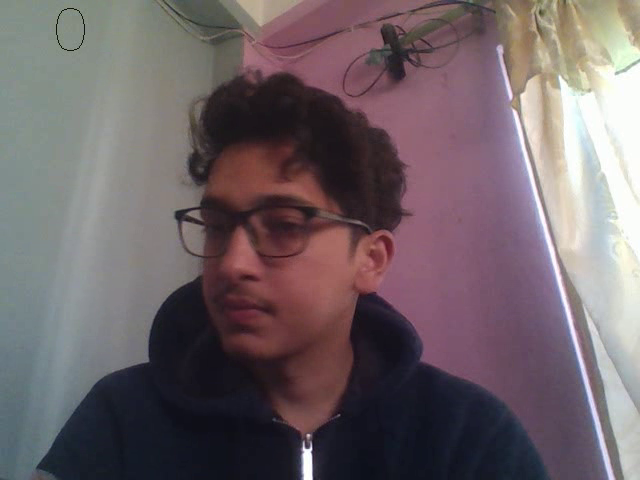
#> input picture frame 30 of 3. Face Attendance/dataset/video/bibek/bibek.avi, 640 x 480 px, given in place of the camera
$ python capture_video.py
#> lines starting #> are read from the running program, lines starting #| are printed output that depends on the picture; after the words box and inside, x2 and y2 are one past the last pixel; in counts of white or black regions, pixels touching at a corner belong together
import cv2
import os
import time
import argparse

parser = argparse.ArgumentParser(description='Process some integers.')

# pass person's name
parser.add_argument('--name',  type=str,
                    help='Name')
args = parser.parse_args()


# capture person's video using face detection

cap = cv2.VideoCapture(0)
_,frame = cap.read()
#> frame is the input picture: shape (480, 640, 3); mean B, G, R 103.3, 99, 111.3
fh, fw,_ = frame.shape
#> fh = 480; fw = 640
fps = cap.get(cv2.CAP_PROP_FPS)

# create directory
parent_directory = "../dataset/video"

if not os.path.exists(parent_directory):
    os.makedirs(parent_directory)

# save in a path
destination_path = f"../dataset/video/{args.name}"

if not os.path.isdir(destination_path):
    os.mkdir(destination_path)

out = cv2.VideoWriter(f"{destination_path}/{args.name}.avi",cv2.VideoWriter_fourcc(*'mp4v'),fps,(fw,fh))
start = time.time()

while cap.isOpened() :
    ret, frame = cap.read()
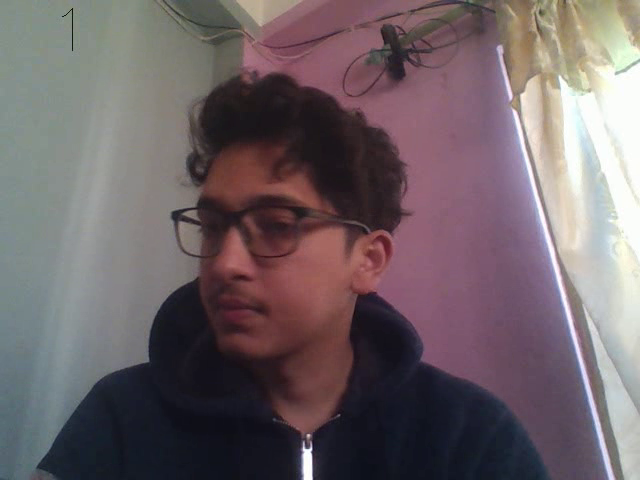
#> input picture frame 31 of 3. Face Attendance/dataset/video/bibek/bibek.avi, 640 x 480 px, given in place of the camera
#> frame is the input picture: shape (480, 640, 3); mean B, G, R 103, 98.9, 111
    frame = cv2.flip(frame,1)
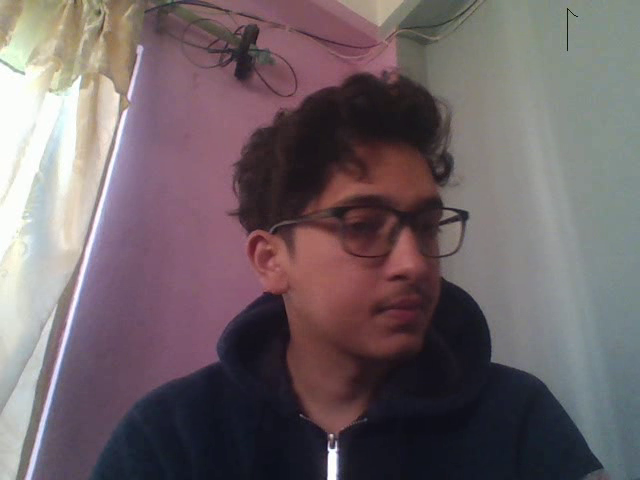
#> frame: shape (480, 640, 3); mean B, G, R 103, 98.9, 111
    count_time = int((time.time() - start))

    cv2.putText(frame, str(count_time),(50,50),cv2.FONT_HERSHEY_SIMPLEX,2,(0,25,24))
#> frame: shape (480, 640, 3); 0.04% of pixels changed, all inside (x1, y1, x2, y2) = (56, 8, 85, 51)
    out.write(frame)
    cv2.imshow("frame", frame)

    if cv2.waitKey(1) & 0xFF == ord("q") or count_time >= 10:
#> (key q is pressed here)
        break

$ run again, starting later in the video
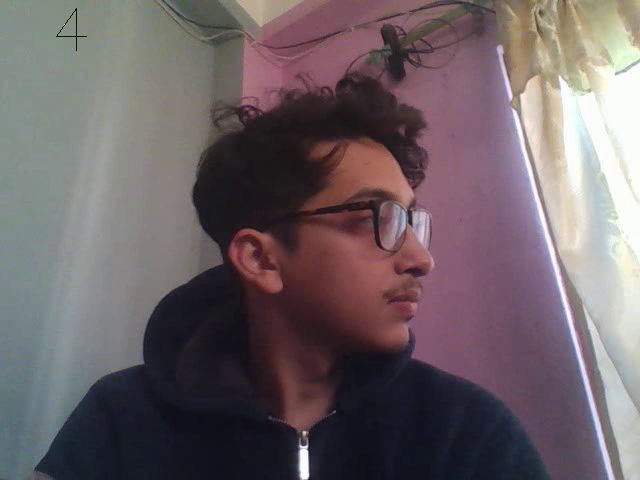
#> input picture frame 135 of 3. Face Attendance/dataset/video/bibek/bibek.avi, 640 x 480 px, given in place of the camera
#> frame is the input picture: shape (480, 640, 3); mean B, G, R 102.1, 98.3, 109.3
#> `frame = cv2.flip(frame,1)`:
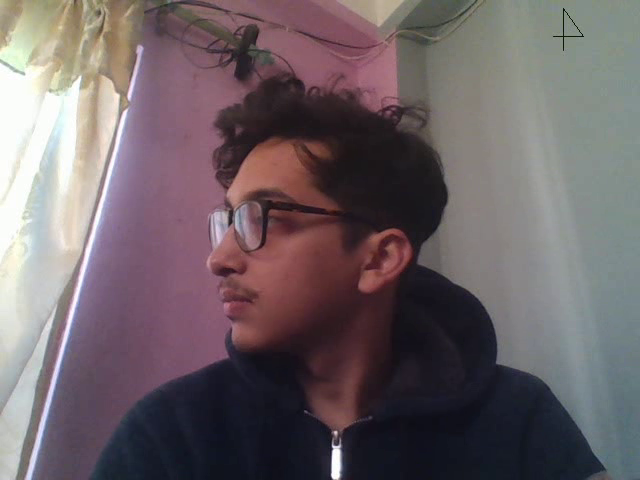
#> frame: shape (480, 640, 3); mean B, G, R 102.4, 98.4, 109.5

$ run again, starting later in the video
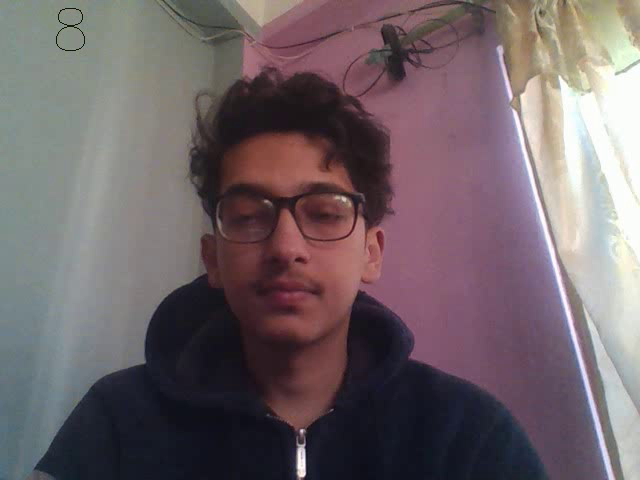
#> input picture frame 240 of 3. Face Attendance/dataset/video/bibek/bibek.avi, 640 x 480 px, given in place of the camera
#> frame is the input picture: shape (480, 640, 3); mean B, G, R 103.8, 99.6, 112.1
#> `frame = cv2.flip(frame,1)`:
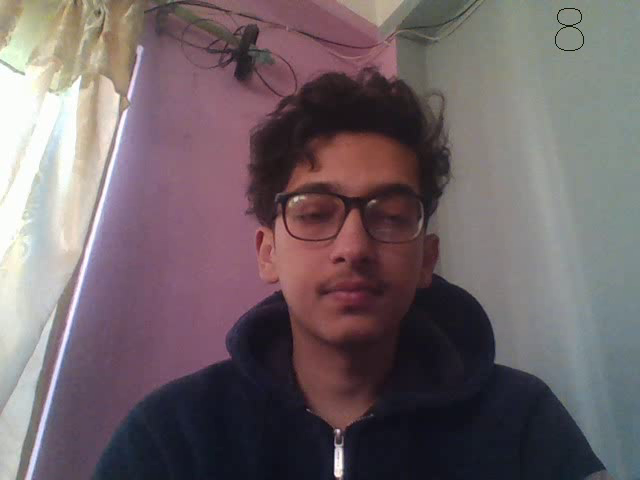
#> frame: shape (480, 640, 3); mean B, G, R 103.7, 99.6, 112.1
